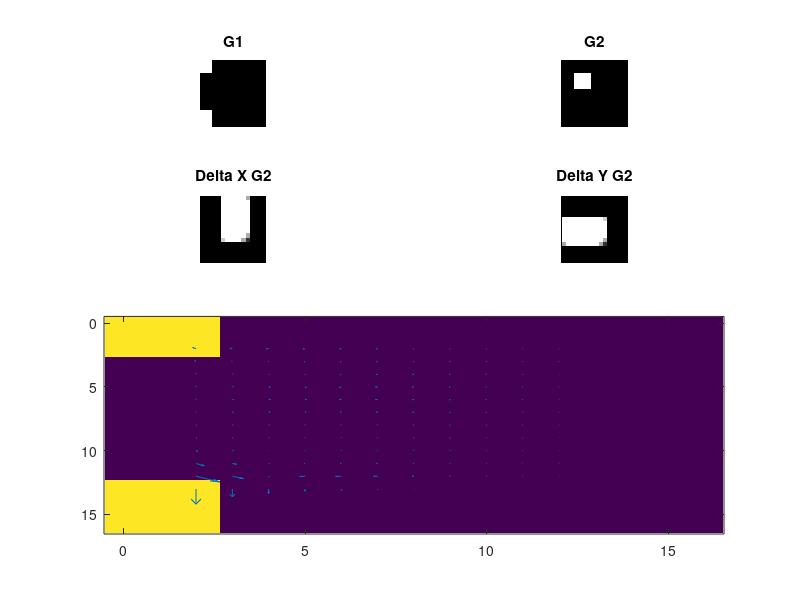

Write MATLAB code to recreate this figure.

function p3()
% https://www.youtube.com/watch?v=1r8E9uAcn4E

close all;
clc;
% To summarize the LK algorithm for computing flow:
% 1. Read image1 and image2, and convert to double flow greyscale image 
% frames.

% Commented out for testing purposes.
%     images = getImages();
%     g1 = readimage(images, 1);
%     g2 = readimage(images, 2);
     g1 = testImage(1);
     g2 = testImage(2);

    imageSize = size(g1);
    windowSize = 3; % How large of a window

% 2. Compute the spatial intensity gradients Ix and Iy of image2. 
% Recall that it is a good idea to smooth before taking the derivative, 
% for example by using derivative of Gaussian operators.
    smoothG2 = imgaussfilt(g2, 2);
    Ix = conv2(smoothG2, [-1 0 1], 'same');
    Iy = conv2(smoothG2, [-1 0 1]', 'same');

% 3. Compute the temporal gradient It by subtracting a smoothed version of 
% image1 from a smoothed version of image2.
    smoothG1 = imgaussfilt(g1, 2);
    It = smoothG2 - smoothG1;

% 4. For a given window size W , form a system of linear equations at each 
% pixel by summing over products of gradients in its neighborhood, as 
% specified by the Lucas-Kanade method. That is, at each pixel, you will 
% have a set of equations:
% [Vx; Vy] = -[Sum IxIt; Sum IyIt]/[Sum Ix^2 Sum IxIy; Sum IxIy SumIy^2]
    Vx = zeros(imageSize);
    Vy = zeros(imageSize);
    
    
% 5. Solve for the flow vector [u, v] at each pixel. It is convenient to
% represent this vector field by two images, one containing the u 
% component, and the other the v component of flow.
    % Iterate through to calculate at each iteration
    for row = 1:imageSize(1)
       for col = 1:imageSize(2)
           [Vx(row, col), Vy(row, col)] = getV(Ix, Iy, It, row, col, windowSize);
       end
    end
    
% 6. Display the flow vectors overlaid on the image. You can use matlab 
% ?quiver? to show the flow field.

    figure;
    subplot(4, 2, 1);
    imshow(g1);
    title('G1')
    
    subplot(4, 2, 2);
    imshow(g2);
    title('G2')
    
    subplot(4, 2, 3)
    imshow(Ix)
    title('Delta X G2')
    
    subplot(4, 2, 4)
    imshow(Iy)
    title('Delta Y G2')
    
    subplot(4, 2, 5:8);
    quiver(Vx, Vy);
    hax = gca; %get the axis handle
    image([0, 16], [0, 16], g1); %plot the image within the axis limits
    hold on;
    quiver(Vx, Vy);
end

function [X, Y] = getV(Ix, Iy, It, row, col, windowSize)
    edgeBuffer = (windowSize - 1)/2;
    
    if row <= edgeBuffer || row >= size(Ix, 2) - edgeBuffer
    	X = 0;
        Y = 0;
        return;
    elseif col <= edgeBuffer || col >= size(Ix, 2) - edgeBuffer
        X = 0;
        Y = 0;
        return;
    else
        % Get the windows
        XWindow = Ix((row - edgeBuffer):(row + edgeBuffer), ...
                    (col - edgeBuffer):(col + edgeBuffer));
        YWindow = Iy((row - edgeBuffer):(row + edgeBuffer), ...
                    (col - edgeBuffer):(col + edgeBuffer));
        TWindow = It((row - edgeBuffer):(row + edgeBuffer), ...
                    (col - edgeBuffer):(col + edgeBuffer));
        
        % Calculate Corner Matrix        
        X2 = sum(sum(XWindow.^2));
        Y2 = sum(sum(YWindow.^2));
        XY = sum(sum(XWindow.*YWindow));
        CornerMatrix = [X2 XY; XY Y2];
        
        % Calculate Transform Matrix
        Tx = sum(sum(XWindow.*TWindow));
        Ty = sum(sum(YWindow.*TWindow));
        TransformMatrix = -1 * [Tx; Ty];
        
        VxVy = CornerMatrix \ TransformMatrix;
        X = VxVy(1);
        Y = VxVy(2);
    end
end

function images = getImages()
    % Specify the folder where the files live.
    myFolder = '/Users/Andrew/Dropbox/Northeastern/2018Summer1/eece5639/project3/images/'
    % Check to make sure that folder actually exists.  Warn user if it doesn't.
    if ~isdir(myFolder)
      errorMessage = sprintf('Error: The following folder does not exist:\n%s', myFolder);
      uiwait(warndlg(errorMessage));
      return;
    end

    % Get a list of all files in the folder with the desired file name pattern.
    % filePattern = fullfile(myFolder, '*.jpg'); % Change to whatever pattern you need.
    % theFiles = dir(filePattern);

    images = imageDatastore(myFolder);
    %scale = [8 8 1];
    scale = [1 1 1];
    inputSize = size(readimage(images, 1))./scale;
    
    images.ReadFcn = @(images)double(rgb2gray(imresize(imread(images), inputSize(1:2))));
end


function ret = testImage(imageNum)
% Return test images for algorithm development. 
    a = zeros(16, 16);
    a(1:3, 1:3) = 256;
    a(13:16, 1:3) = 256;

    b = zeros(16, 16);
    b(4:7, 4:7) = 256;
    
    if(imageNum == 1)
        ret = a;
    else
        ret = b;
    end
end